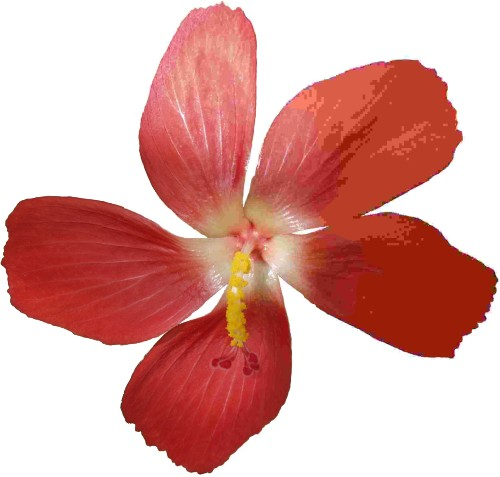
//> input picture opencv_seq_implementation/JPEG_example_flower.jpeg, 500 x 477 px
$ ./main JPEG_example_flower.jpeg   (built with g++ and OpenCV 4)
//> lines starting //> are read from the running program, lines starting //| are printed output that depends on the picture; after the words box and inside, x2 and y2 are one past the last pixel; in counts of white or black regions, pixels touching at a corner belong together
//> further down, src is the input picture: 477 rows x 500 cols, CV_8UC3; mean B, G, R 157.6, 163.2, 219
### opencv_seq_implementation/CannyEdgeDetector.h
/*
 * File name    : CannyEdgeDetector.h
 * Authors      : Avinash Eega (aeega)
 * Created on   : Mar 25, 2022
 * Credits      : Yasin Yıldırım @ Simit Lab
 * Note         : Majority of the codebase in this file is taken from Yasin Yildirim's git hub.
 * Original source code location : https://github.com/yasinyildirim/CannyEdgeDetector
 */

#ifndef CANNYEDGEDETECTOR_H_
#define CANNYEDGEDETECTOR_H_

#include <iostream>
#include <cstdio>
#include "opencv2/imgproc/imgproc.hpp"
#include "opencv2/highgui/highgui.hpp"
#include <cmath>

//#include <cstdlib>
using namespace std;
using namespace cv;


struct Image{
	unsigned char* imgPtr;
	int height;
	int width;
};
typedef struct Image Image;

class CannyEdgeDetector {
public:
	Mat imgGray;
	Mat imgGray_copy;
	//Mat imgGray_copy2;
	Mat Dx;
	Mat Dy;
	Mat D;
	Mat D_new;
	Mat Teta;
	Mat thresh;
	Mat dest;

	CannyEdgeDetector();
	CannyEdgeDetector(Mat originalImage);
	virtual ~CannyEdgeDetector();

	//void detect(int lowThreshold, int highThreshold );
	void detect();
};

#endif /* CANNYEDGEDETECTOR_H_ */

### opencv_seq_implementation/CannyEdgeDetector.cpp
/*
 * File name    : CannyEdgeDetector.cpp
 * Authors      : Avinash Eega (aeega)
 * Created on   : Mar 25, 2022
 * Credits      : Yasin Yıldırım @ Simit Lab
 * Note         : Majority of the codebase in this file is taken from Yasin Yildirim's git hub.
 * orignal code : https://github.com/yasinyildirim/CannyEdgeDetector
 * Updates      : 1. The original code base is implemented with 5x5 kernels in every stage.
 *                      We have updated the code base to support a 3x3 kernel implementation.
 *                2. Included rdtsc() functions to measure time taken for each stage to execute
 *                3. Updated the input& output datatypes at each stage to <float> instead of
 *                      <uchar> so the performance comparison is accurate.
 *                4. Display images after each stage instead of a single final output after processing
 *                      all CED stages
 */

#include "CannyEdgeDetector.h"
#include <x86intrin.h>
#include <immintrin.h>

unsigned long long total_time = 0;
unsigned long long total_time2 = 0;
unsigned long long total_time3 = 0;
unsigned long long total_time4 = 0;
unsigned long long total_time5 = 0;
int counter = 0;
// [4 lines left out: function CannyEdgeDetector, not called in this run]

CannyEdgeDetector::CannyEdgeDetector(Mat src) {
	// Load original image and store it as a grayscale image

	imgGray = Mat::zeros(src.rows, src.cols, CV_8UC1);
	dest = Mat::zeros(src.rows, src.cols, CV_8UC1);
	Dx = Mat::zeros(src.rows, src.cols, CV_16SC1);
	Dy = Mat::zeros(src.rows, src.cols, CV_16SC1);
	D = Mat::zeros(src.rows, src.cols, CV_32FC1);
	Teta = Mat::zeros(src.rows, src.cols, CV_32FC1);
	thresh = Mat::zeros(src.rows, src.cols, CV_8UC1);
	D_new = Mat::zeros(src.rows, src.cols, CV_32FC1);
	imgGray_copy;
	//imgGray_copy2;

	const int channels = src.channels();

	// on the fly matrix element access
	switch (channels) {
	case 1: {
		for (int i = 0; i < src.rows; ++i) {
			for (int j = 0; j < src.cols; ++j) {
				imgGray.at<uchar>(i, j) = src.at<uchar>(i, j);
			}
		}

		break;
	}
	case 3: {
		Mat_<Vec3b> _I = src;

		for (int i = 0; i < src.rows; ++i)
			for (int j = 0; j < src.cols; ++j) {
				imgGray.at<uchar>(i, j) = (uchar) (_I(i, j)[0] * 0.114 + _I(i, j)[1]
						* 0.587 + _I(i, j)[2] * 0.299);
			}
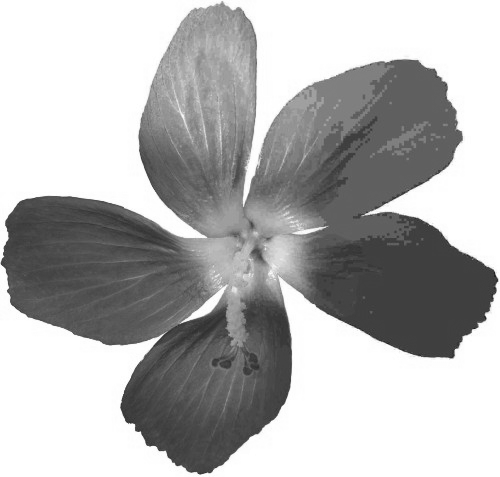
//> imgGray: 477 rows x 500 cols, CV_8UC1; min 29, max 255, mean 178.9
		src = _I;
	}
	}
	imgGray_copy = imgGray.clone();

}

CannyEdgeDetector::~CannyEdgeDetector() {
	// TODO Auto-generated destructor stub

}

void CannyEdgeDetector::detect() {
    counter++;

	const int BLOCK_SIZE = 3;
	const int BLOCK_SIZE3X = 3;
	int rowBlocks = imgGray.rows - BLOCK_SIZE;
	int colBlocks = imgGray.cols - BLOCK_SIZE;

	int rowBlocks3x = imgGray.rows - BLOCK_SIZE3X;
	int colBlocks3x = imgGray.cols - BLOCK_SIZE3X;
	// noise reduction
	float GaussianKernel[3][3] = {
			{ 1 , 2 , 1 }, { 2 , 4 , 2 }, {1 , 2 , 1 } };
	int DxKernel[3][3] = { { -1, 0, 1 }, { -2, 0, 2 }, { -1, 0, 1 } };
	int DyKernel[3][3] = { { 1, 2, 1 }, { 0, 0, 0 }, { -1, -2, -1 } };
    printf("ImgGray.rows = %d\n", imgGray.rows);
//| ImgGray.rows = 477
    printf("ImgGray.cols = %d\n", imgGray.cols);
//| ImgGray.cols = 500
    unsigned long long et = 0, st= 0;
    unsigned long long et2 = 0, st2 = 0;
    unsigned long long et3 = 0, st3 = 0;
    unsigned long long et4 = 0, st4 = 0;
    unsigned long long et5 = 0, st5 = 0;
    st = _rdtsc();

	//Step 1: Noise Reduction
	for (int i = 0; i < rowBlocks; i++) {
		for (int j = 0; j < colBlocks; j++) {
			Mat windowImage_ij(imgGray, Rect(j, i, BLOCK_SIZE, BLOCK_SIZE));
			// block processing loops
			float gbValues[3][3] = { { 0 } }; // Gaussian blur resulting float values
			vector<float> vgbValues;
			for (int k = 0; k < windowImage_ij.rows; k++) {

				for (int m = 0; m < windowImage_ij.cols; m++) {
					gbValues[k][m] = windowImage_ij.at<uchar>(k, m)
							* GaussianKernel[k][m];
					vgbValues.push_back((windowImage_ij.at<uchar>(k, m)
							* GaussianKernel[k][m]));
				}
			}
			for (int k = 0; k < windowImage_ij.rows; k++) {

				for (int m = 0; m < windowImage_ij.cols; m++) {
					if (k == 1 && m == 1)
						continue;
					gbValues[1][1] += gbValues[k][m];
					vgbValues[4] += gbValues[k][m];
				}
			}

			imgGray.at<uchar>(i + 1, j + 1) = (uchar) (vgbValues[4] / 16);
			vgbValues.clear();
		}
	}
	//imgGray_copy2 = imgGray.clone();
    et = _rdtsc() - st;
    total_time = total_time + et;
    //DBG_PRINTS
    //printf("Number of iterations = %d\n; Total time taken = %f\n avg exec time per iteration = %f\n", counter, (float)total_time, (float)(total_time/counter));

	//Step 2: Compute Gradient Magnitude and Angle
	for (int i = 0; i < rowBlocks3x; i++) {
    st2 = _rdtsc();
		for (int j = 0; j < colBlocks3x; j++) {
			Mat windowImagex_ij(imgGray, Rect(j, i, BLOCK_SIZE3X, BLOCK_SIZE3X));
			Mat windowImagey_ij(imgGray, Rect(j, i, BLOCK_SIZE3X, BLOCK_SIZE3X));
			// block processing loops
			for (int k = 0; k < windowImagex_ij.rows; k++) {

				for (int m = 0; m < windowImagex_ij.cols; m++) {
					windowImagex_ij.at<int>(k, m) = windowImagex_ij.at<int>(k,
							m) * DxKernel[k][m];
					windowImagey_ij.at<int>(k, m) = windowImagey_ij.at<int>(k,
							m) * DyKernel[k][m];
				}
			}

			for (int k = 0; k < windowImagex_ij.rows; k++) {

				for (int m = 0; m < windowImagex_ij.cols; m++) {
					if (k == 1 && m == 1)
						continue;
					windowImagex_ij.at<int>(1, 1) += windowImagex_ij.at<int>(k,
							m);
					windowImagey_ij.at<int>(1, 1) += windowImagey_ij.at<int>(k,
							m);
				}
			}

            Dx.at<int>(i + 1, j + 1) = windowImagex_ij.at<int>(1, 1);
			Dy.at<int>(i + 1, j + 1) = windowImagey_ij.at<int>(1, 1);
			D.at<float>(i + 1, j + 1) = hypot(Dx.at<int>(i + 1, j + 1),
					Dy.at<int>(i + 1, j + 1));
			if (Dy.at<int>(i + 1, j + 1) == 0) {
				Teta.at<float>(i + 1, j + 1) = 90;
			} else {
				Teta.at<float>(i + 1, j + 1) = atan(
						(Dy.at<int>(i + 1, j + 1) / Dx.at<int>(i + 1, j + 1)));
			}
			if (Teta.at<float>(i + 1, j + 1) > 180) {
				Teta.at<float>(i + 1, j + 1) -= 180;
			} else if (Teta.at<float>(i + 1, j + 1) < 0) {
				Teta.at<float>(i + 1, j + 1) += 180;
			}

			if (Teta.at<float>(i + 1, j + 1) <= 22.5
					|| Teta.at<float>(i + 1, j + 1) >= 157.5) {
				Teta.at<float>(i + 1, j + 1) = 0;
			} else if (Teta.at<float>(i + 1, j + 1) > 22.5
					&& Teta.at<float>(i + 1, j + 1) <= 67.5) {
				Teta.at<float>(i + 1, j + 1) = 45;
			} else if (Teta.at<float>(i + 1, j + 1) > 67.5
					&& Teta.at<float>(i + 1, j + 1) <= 112.5) {
				Teta.at<float>(i + 1, j + 1) = 90;
			} else if (Teta.at<float>(i + 1, j + 1) > 112.5
					&& Teta.at<float>(i + 1, j + 1) < 157.5) {
				Teta.at<float>(i + 1, j + 1) = 135;
			}
		}
	}
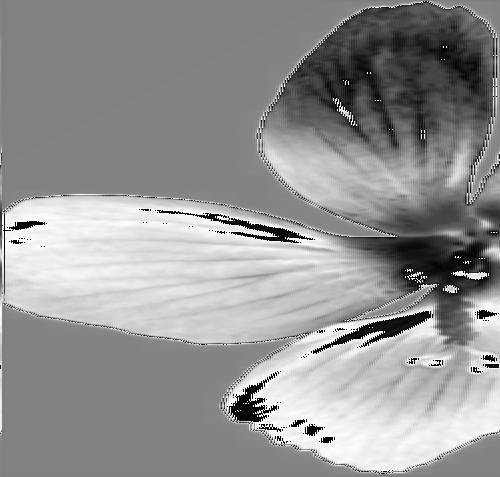
//> Dx: 477 rows x 500 cols, CV_16SC1; min -32653, max 32742, mean 5341.8; drawn with min black and max white
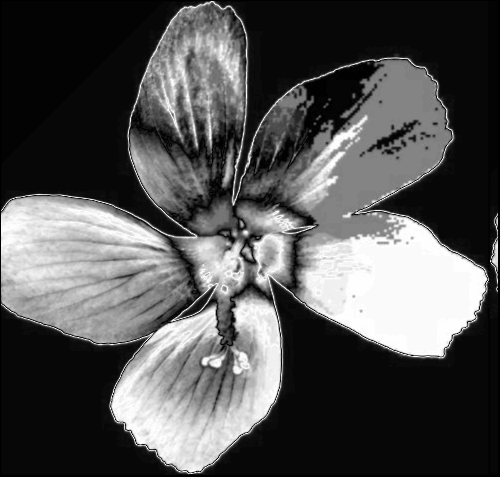
//> D: 477 rows x 500 cols, CV_32FC1; min 0, max 3.04e+09, mean 992402880; drawn with min black and max white
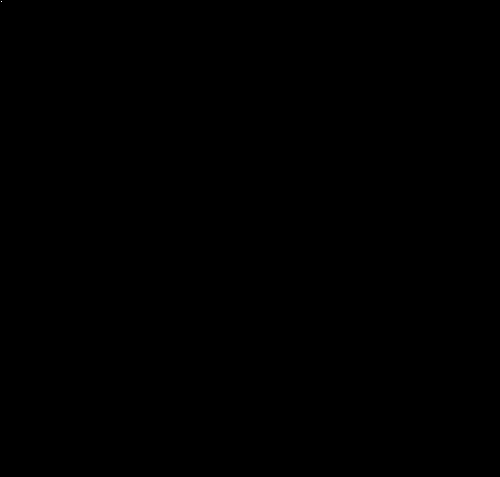
//> Teta: 477 rows x 500 cols, CV_32FC1; values 0 (black) and 90 (white), 0% white in thin lines or dots, all inside (x1, y1, x2, y2) = (1, 1, 2, 2)
    et2 = _rdtsc() - st2;
//> et2 = 20419612
    total_time2 = total_time2 + et2;
//> total_time2 = 20419612

    //DBG_PRINTS
    //printf("Total time = %f\n avg exec time = %f\n", (float)total_time2, (float)total_time2/counter);
    //printf("Number of iterations = %d\n; Total time taken = %f\n avg exec time per iteration = %f\n", counter, (float)total_time2, (float)(total_time2/counter));

    printf("Total cycles taken for two stages  = %f\n", ((float)total_time + (float)total_time2)/counter);
//| Total cycles taken for two stages  = 242682752.000000
	//Step 3: Non-Maximum Surpression
    st3 = _rdtsc();
	for (int i = 0; i < rowBlocks3x; i++) {
		for (int j = 0; j < colBlocks3x; j++) {
			Mat windowImage_ij(D, Rect(j, i, BLOCK_SIZE3X, BLOCK_SIZE3X));
			Mat windowImageTeta_ij(Teta,
					Rect(j, i, BLOCK_SIZE3X, BLOCK_SIZE3X));
			// block processing loops

			if (windowImageTeta_ij.at<float>(1, 1) == 0) {
				if (windowImage_ij.at<float>(1, 1)
						> windowImage_ij.at<float>(2, 1)
						&& windowImage_ij.at<float>(1, 1)
								> windowImage_ij.at<float>(0, 1)) {
					thresh.at<uchar>(i + 1, j + 1) = 255;
					D_new.at<float>(i + 1, j + 1) = windowImage_ij.at<float>(1,
							1);
				}

			} else if (windowImageTeta_ij.at<float>(1, 1) == 45) {
				if (windowImage_ij.at<float>(1, 1)
						> windowImage_ij.at<float>(2, 2)
						&& windowImage_ij.at<float>(1, 1)
								> windowImage_ij.at<float>(0, 0)) {
					thresh.at<uchar>(i + 1, j + 1) = 255;
					D_new.at<float>(i + 1, j + 1) = windowImage_ij.at<float>(1,
							1);
				}
			} else if (windowImageTeta_ij.at<float>(1, 1) == 90) {
				if (windowImage_ij.at<float>(1, 1)
						> windowImage_ij.at<float>(1, 2)
						&& windowImage_ij.at<float>(1, 1)
								> windowImage_ij.at<float>(1, 0)) {
					thresh.at<uchar>(i + 1, j + 1) = 255;
					D_new.at<float>(i + 1, j + 1) = windowImage_ij.at<float>(1,
							1);
				}
			} else if (windowImageTeta_ij.at<float>(1, 1) == 135) {
				if (windowImage_ij.at<float>(1, 1)
						> windowImage_ij.at<float>(2, 0)
						&& windowImage_ij.at<float>(1, 1)
								> windowImage_ij.at<float>(0, 2)) {
					thresh.at<uchar>(i + 1, j + 1) = 255;
					D_new.at<float>(i + 1, j + 1) = windowImage_ij.at<float>(1,
							1);
				}
			}

		}
	}
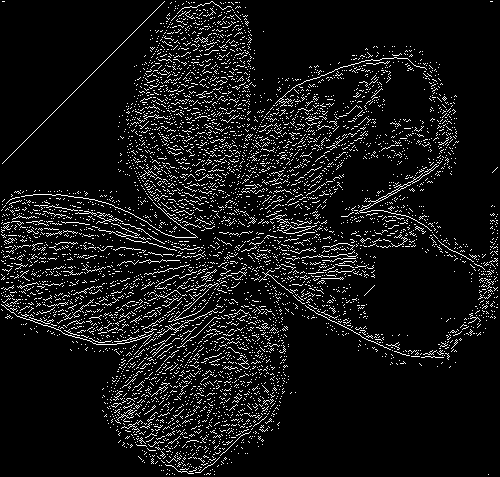
//> thresh: 477 rows x 500 cols, CV_8UC1; 8% white in thin lines or dots
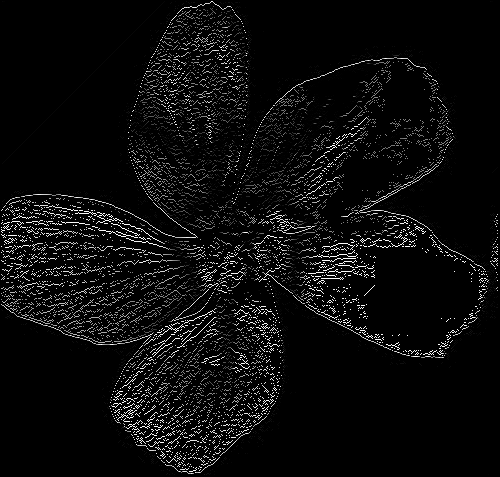
//> D_new: 477 rows x 500 cols, CV_32FC1; min 0, max 3.04e+09, mean 145788448; drawn with min black and max white
    et3 = _rdtsc() - st3;
    total_time3 = total_time3 + et3;

    st4 = _rdtsc();
	//Step 4: Hysteresis Thresholding
	Scalar meanValue = mean(D, thresh);
//> meanValue = Scalar(1.83e+09)
    cout << "The meanValue is " << meanValue[0]<< endl;
//| The meanValue is 1.82686e+09
	float thigh = meanValue[0];
//> thigh = 1.83e+09
	float tlow = thigh / 2;
//> tlow = 913427840

	for (int i = 0; i < rowBlocks3x; i++) {
		for (int j = 0; j < colBlocks3x; j++) {
			Mat windowImage_ij(D_new, Rect(j, i, BLOCK_SIZE3X, BLOCK_SIZE3X));
			Mat windowImage5x_ij;
			if (rowBlocks3x + BLOCK_SIZE < imgGray.rows
					&& colBlocks3x + BLOCK_SIZE < imgGray.cols) {
				Mat windowImage5x_ij(D_new, Rect(j, i, BLOCK_SIZE, BLOCK_SIZE));
			}

			// block processing loops
			bool hasHighValue = false;
			bool hasAtLeastOneAverageValue = false;
			if (windowImage_ij.at<float>(1, 1) > thigh) {
				dest.at<uchar>(i + 1, j + 1) = 255;

			} else if (windowImage_ij.at<float>(1, 1) < tlow) {
				continue;
			} else {
				for (int k = 0; k < windowImage_ij.rows; k++) {
					for (int m = 0; m < windowImage_ij.cols; m++) {
						if (k == 1 && m == 1) {
							continue;
						}
						if (windowImage_ij.at<float>(k, m) > thigh) {
							hasHighValue = true;
							break;
						} else if (windowImage_ij.at<float>(k, m) > tlow) {
							hasAtLeastOneAverageValue = true;
						}
					}
				}
				if (hasHighValue) {
					dest.at<uchar>(i + 1, j + 1) = 255;
				} else if (hasAtLeastOneAverageValue
						&& rowBlocks3x + BLOCK_SIZE < imgGray.rows
						&& colBlocks3x + BLOCK_SIZE < imgGray.cols) {
					for (int k = 0; k < windowImage5x_ij.rows; k++) {
						for (int m = 0; m < windowImage5x_ij.cols; m++) {
							if (k == 2 && m == 2) {
								continue;
							}

							if (windowImage5x_ij.at<float>(k, m) > thigh) {
								hasHighValue = true;
								break;
							}

						}
					}

					if (hasHighValue) {
						dest.at<uchar>(i + 1, j + 1) = 255;
					}

				}
			}

		}
	}
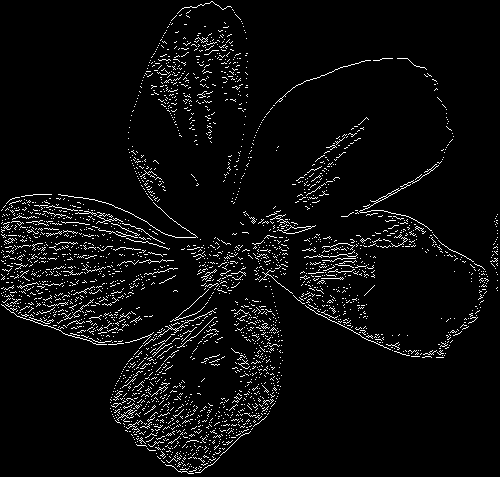
//> dest: 477 rows x 500 cols, CV_8UC1; 4.6% white in thin lines or dots
    et4 = _rdtsc() - st4;
    total_time4 = total_time4 + et4;
    printf("[SEQ]:Time for stage 1  = %lld\n", et/counter);
    printf("[SEQ]:Time for stage 2  = %lld\n", et2);
//| [SEQ]:Time for stage 2  = 20419612
    printf("[SEQ]:Time for stage 3  = %lld\n", et3);
    printf("[SEQ]:Time for stage4&5 = %lld\n", et4);
    printf("[SEQ]:Total cycles taken for two stages  = %lld\n", (total_time + total_time2)/counter);
//| [SEQ]:Total cycles taken for two stages  = 242682752
    printf("[SEQ]:Total cycles taken for all stages sequential = %lld\n", (total_time + total_time2 + total_time3 + total_time4)/counter);
//| [SEQ]:Total cycles taken for all stages sequential = 373633254
}


// [223 lines of commented-out code are left out]

### opencv_seq_implementation/main.cpp
/*
 * File name    : main.cpp
 * Authors      : Avinash Eega (aeega)
 * Created on   : Mar 25, 2022
 * Credits      : Yasin Yıldırım @ Simit Lab
 * Note         : Majority of the codebase in this file is taken from Yasin Yildirim's git hub.
 * Original source code location : https://github.com/yasinyildirim/CannyEdgeDetector
 */

#include "CannyEdgeDetector.h"
Mat src;
const char* source_window = " Canny result Image";

int main(int, char** argv) {
	/// Load source image and convert it to gray

	  src = imread( argv[1], 1 );
	  /// Create Window
	  namedWindow( source_window, CV_WINDOW_AUTOSIZE );

	  /// Create Trackbar to set the number of corners
	  CannyEdgeDetector ced(src);
	  ced.detect();


	  //result image of step 3
	  imshow( "Threshold without Hysteresis", ced.thresh );
	  //imshow( "Dy", ced.Dy);
	  //grayscale of source image
	  imshow( " Grayscale", ced.imgGray_copy);
	  //imshow( " Grayscale_myversion", ced.imgGray_copy2);

	  //canny edge detected image
	  imshow( source_window, ced.dest );

	  waitKey(0);
	return 0;
}

$ run again, on opencv_seq_implementation/alba_flores.jpeg
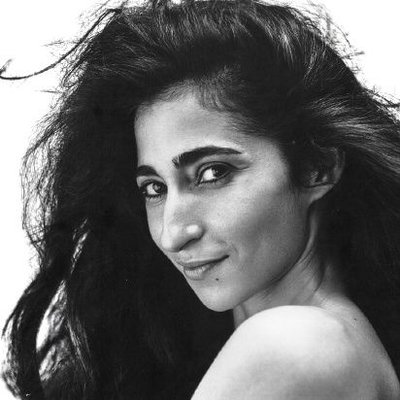
//> input picture opencv_seq_implementation/alba_flores.jpeg, 400 x 400 px
//> src is the input picture: 400 rows x 400 cols, CV_8UC3; mean B, G, R 104.9, 104.9, 104.9
//| ImgGray.rows = 400
//| ImgGray.cols = 400
//> after the loop in detect, `for (int i = 0; i < rowBlocks3x; i++)`:
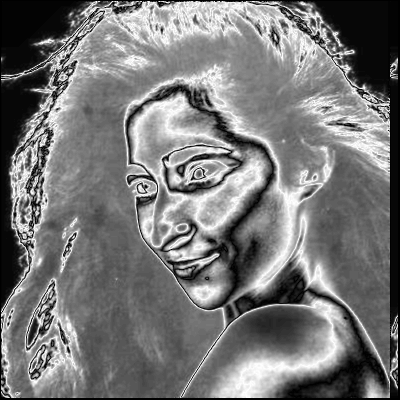
//> D: 400 rows x 400 cols, CV_32FC1; min 0, max 3.03e+09, mean 1.42e+09; drawn with min black and max white
//> et2 = 12833302
//| Total cycles taken for two stages  = 80746600.000000
//> meanValue = Scalar(1.81e+09)
//| The meanValue is 1.81227e+09
//> thigh = 1.81e+09
//> tlow = 906133312
//> after the loop in detect, `for (int i = 0; i < rowBlocks3x; i++)`:
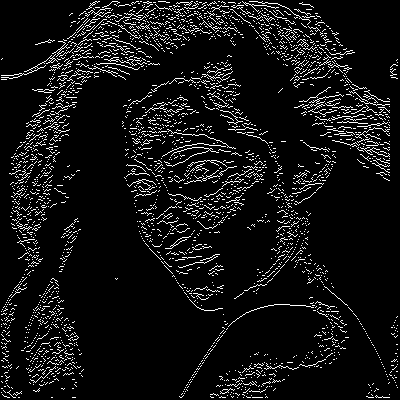
//> dest: 400 rows x 400 cols, CV_8UC1; 7.6% white in thin lines or dots
//| [SEQ]:Time for stage 2  = 12833302
//| [SEQ]:Total cycles taken for two stages  = 80746598
//| [SEQ]:Total cycles taken for all stages sequential = 186308416

$ run again, on opencv_seq_implementation/flower.jpeg
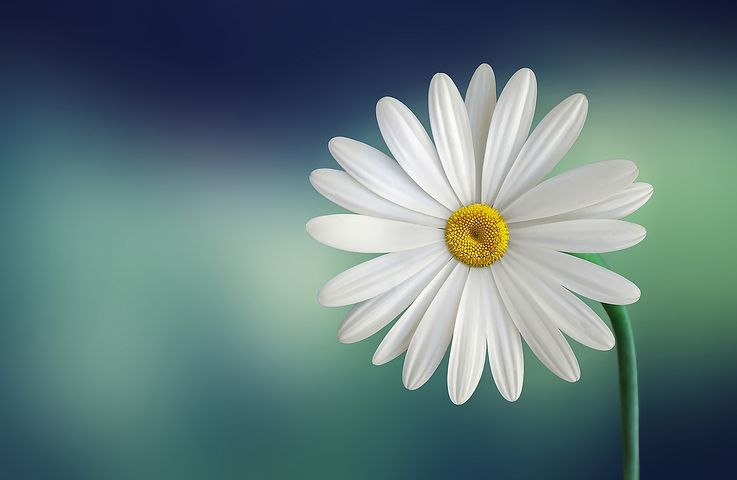
//> input picture opencv_seq_implementation/flower.jpeg, 737 x 480 px
//> src is the input picture: 480 rows x 737 cols, CV_8UC3; mean B, G, R 123.9, 122.6, 97.4
//| ImgGray.rows = 480
//| ImgGray.cols = 737
//> after the loop in detect, `for (int i = 0; i < rowBlocks3x; i++)`:
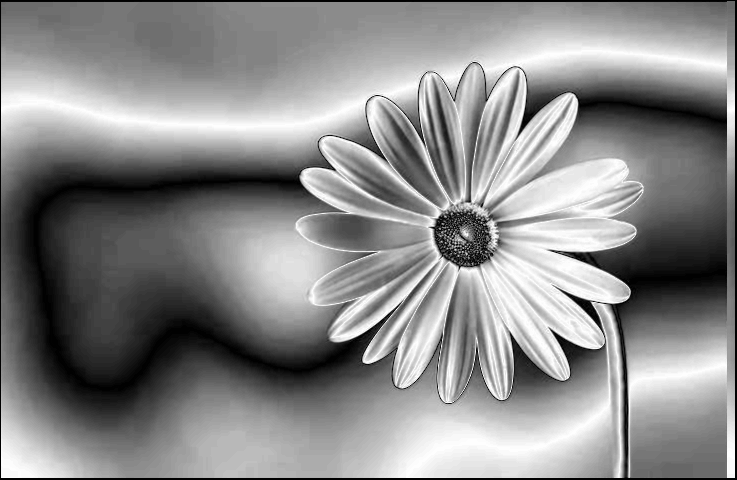
//> D: 480 rows x 737 cols, CV_32FC1; min 0, max 3.03e+09, mean 1.64e+09; drawn with min black and max white
//> et2 = 15569942
//| Total cycles taken for two stages  = 186421264.000000
//> meanValue = Scalar(1.82e+09)
//| The meanValue is 1.82438e+09
//> thigh = 1.82e+09
//> tlow = 912188992
//> after the loop in detect, `for (int i = 0; i < rowBlocks3x; i++)`:
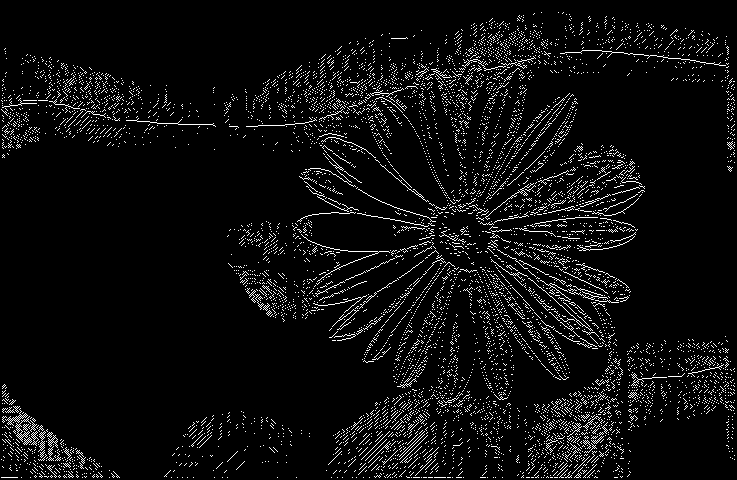
//> dest: 480 rows x 737 cols, CV_8UC1; 5.5% white in thin lines or dots
//| [SEQ]:Time for stage 2  = 15569942
//| [SEQ]:Total cycles taken for two stages  = 186421278
//| [SEQ]:Total cycles taken for all stages sequential = 361420152
